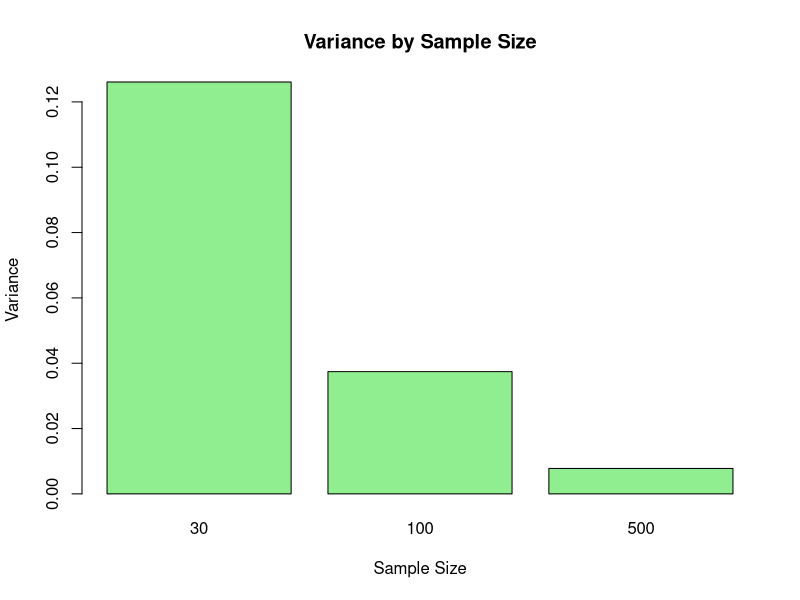

The R source for this figure:
# Precision: variance shrinks as sample size grows
# PLSC 502, Week 11 notes (Part 14, slide "Precision"; Part 2).
# Run: Rscript r/04_precision.R   (plots are written to Rplots.pdf when run non-interactively)

set.seed(123)
n_sim <- 1000
sample_sizes <- c(30, 100, 500)                  # >> three sample sizes to compare
true_mu <- 10

variances <- sapply(sample_sizes, function(n) {  # >> sapply() runs the function once per sample size and collects the answers into a vector
  estimates <- replicate(n_sim, mean(rnorm(n, mean=true_mu, sd=2)))   # >> 1,000 sample means at this n
  var(estimates)                                 # >> their variance (the last line is what the function returns)
})

barplot(variances, names.arg=sample_sizes, main="Variance by Sample Size",
        xlab="Sample Size", ylab="Variance", col="lightgreen")   # >> three bars, labeled 30, 100, 500
